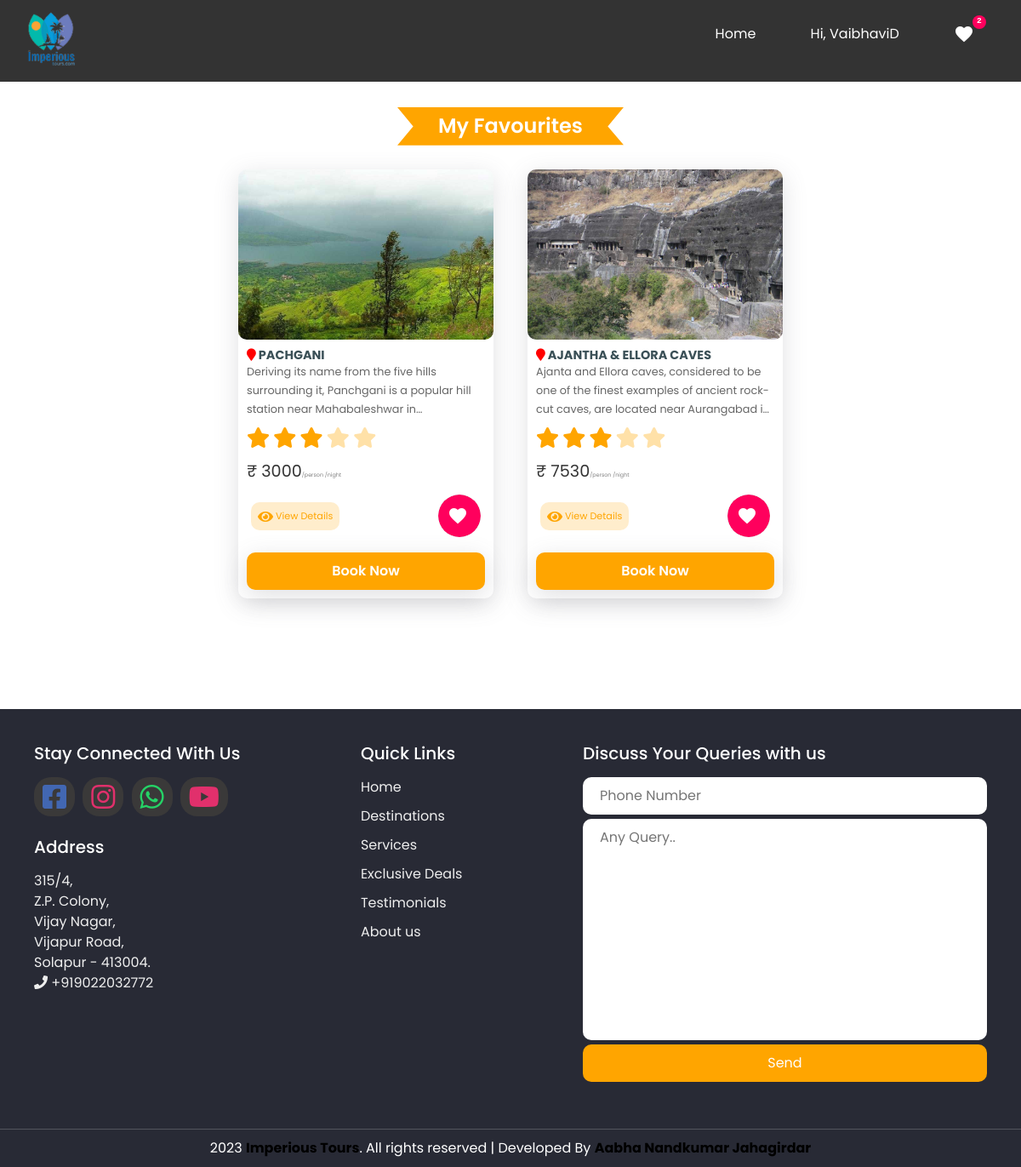
Screenshot of /templates/favourites (signed in) with the database file from the repository.
### tables this page shows
CREATE TABLE `user` (
  `id` int(11) NOT NULL,
  `name` varchar(255) NOT NULL,
  `email` varchar(100) NOT NULL,
  `mobile` varchar(255) NOT NULL,
  `address` varchar(255) NOT NULL,
  `profile` varchar(255) NOT NULL
);

CREATE TABLE `package` (
  `id` int(11) NOT NULL,
  `packageName` varchar(255) NOT NULL,
  `packageDesc` varchar(255) NOT NULL,
  `packagePrice` int(11) NOT NULL,
  `discount` float NOT NULL,
  `disType` varchar(10) NOT NULL,
  `packageType` int(11) NOT NULL,
  `packagePhoto` varchar(255) NOT NULL
);

### templates/include/functions.inc.php (called while the page is built, shortened)
    <?php
function getUserFav(){
    global $con;
    $arr=array();
    $uid=$_SESSION['CURRENT_USER_ID'];
    $res=mysqli_query($con,"select * from favourites where userId='$uid' ");
    while ($row=mysqli_fetch_assoc($res) ) {
        $arr[]=$row;
    }
    return $arr;
}
function getFavourites(){
    $fav_array=array();
if(isset($_SESSION['CURRENT_USER_ID'])){
  $getUserFav=getUserFav();
  foreach ($getUserFav as $key => $value) {
   $fav_array[]= array(
        'pckgId'=>$value['pckgId']
      );
  }
}
else{
  if (isset($_SESSION['favourites']) && count($_SESSION['favourites'])>0) {
    $fav_array=$_SESSION['favourites'];
  }
}
return $fav_array;
}
function getCurrentUserName(){
     global $con;
    $uid=$_SESSION['CURRENT_USER_ID'];
    $getname=mysqli_fetch_assoc(mysqli_query($con,"select * from user where id ='$uid' "));
    $name=$getname['name'];
    return $name;
}
?>

### templates/favourites.php (the view, shortened to what this page needs)
  <?php
        include 'user_header.php';
        $active='add';
    ?>
<div class="container-fluid mt-5 pt-5" >
    <section class="packages" id="packages">
<h1 class="heading">
  <span class="bullet">My Favourites</span>
</h1>
<div class="box-container">
  <?php
      foreach ($favArray as $key => $value) {
        $pckgId=$value['pckgId'];
            $packages=mysqli_query($con,"select * from package where id='$pckgId' ");
             if(mysqli_num_rows($packages)>0){
               while ($pckgRow=mysqli_fetch_assoc($packages)) {
                ?>
          <div class="box">
             <img src="<?php echo SITE_PACKAGE_IMAGE.$pckgRow['packagePhoto'];  ?>" alt="">
              <div class="content">
                  <h4><i id="map" class="fa fa-map-marker"></i> <?php  echo $pckgRow['packageName']; ?> </h4>
                  <p><?php  echo $pckgRow['packageDesc']; ?></p>
                  <div class="stars">
                      <i class="fa fa-star checked"></i>
                      <i class="fa fa-star checked"></i>
                      <i class="fa fa-star checked"></i>
                      <i class="fa fa-star "></i>
                      <i class="fa fa-star "></i>
                  </div>
                  <div class="price">&#8377; <?php  echo $pckgRow['packagePrice']; ?><span style="font-size: .4rem;color:gray;">/person /night</span> </div>
                  <div class="view-like">
                     <a class="view-details" href="<?php echo SITE_PATH.'templates/'; ?>viewDetails/<?php echo $pckgRow['id'];  ?>"><i class="fa fa-eye"></i> View Details</a>
                    <div class="like-wrapper">
                      <a href="javascript:void(0);" data-id="<?php echo $pckgRow['id'] ?> " class="like-button <?php
                        foreach ($favArray as $key => $value) {
                           $pckgId=$value['pckgId'];
                           if($pckgRow['id']==$pckgId){ echo "is-active"; $active='remove'; }
                        }
                        ?>" onclick="manageFav('<?php echo $pckgRow['id']; ?>','<?php echo $active; ?>')" >
                        <i class="material-icons is-liked bouncy">favorite</i>
                        <span class="like-overlay"></span>
                      </a>
                  </div>
                  </div>
                  <?php
                      if(isset($_SESSION['CURRENT_USER_ID'])){
                  ?>
                  <a href="<?php echo SITE_PATH.'templates/'; ?>bookTour/<?php echo $pckgRow['id'];  ?>"><button class="book-btn">Book Now</button></a>
                  <?php
                    }
                    else{
                      ?>
                       <a href="<?php echo SITE_PATH.'templates/'?>login"><button class="book-btn">Book Now</button></a>
                      <?php
                    }
                  ?>
              </div>
          </div>
          <?php
              }
            }
          }
           ?>
</div>
</section>
</div>
      <?php
        include 'user_footer.php';
    ?>

### templates/user_header.php (shortened to what this page needs)
<?php
include 'include/database.inc.php';
include 'include/functions.inc.php';
$favArray=getFavourites();
$fav_count=count($favArray);
?>
<!DOCTYPE html PUBLIC "-//W3C//DTD HTML 4.01 Transitional//EN" "http://www.w3.org/TR/html4/loose.dtd">
<html lang="en">
   <head>
      <link rel="stylesheet" href="<?php echo SITE_PATH; ?>asset/css_user/home-css.css"/>
      <link rel="stylesheet" href="https://cdnjs.cloudflare.com/ajax/libs/font-awesome/4.7.0/css/font-awesome.min.css">
      <link rel="stylesheet" href="https://cdnjs.cloudflare.com/ajax/libs/normalize/5.0.0/normalize.min.css">
      <link rel='stylesheet' href='https://cdnjs.cloudflare.com/ajax/libs/Swiper/4.3.3/css/swiper.css'>
      <link rel="stylesheet" href="<?php echo SITE_PATH; ?>asset/css_user/style.css">
      <link rel="stylesheet" href="<?php echo SITE_PATH; ?>asset/css_user/destination-details-css.css"/>
      <link rel="stylesheet" href="<?php echo SITE_PATH; ?>asset/css_user/home-css.css"/>
      <link rel="stylesheet" href="https://cdnjs.cloudflare.com/ajax/libs/font-awesome/4.7.0/css/font-awesome.min.css">
      <link rel="stylesheet" href="https://unpkg.com/aos@next/dist/aos.css" />
      <link rel="stylesheet" href="https://cdnjs.cloudflare.com/ajax/libs/font-awesome/4.7.0/css/font-awesome.min.css">
      <link rel="stylesheet" href="<?php echo SITE_PATH; ?>asset/bootstrap.min.css">
      <link rel="stylesheet" href="https://unpkg.com/swiper/swiper-bundle.min.css" />
      <link rel="stylesheet" href="https://cdnjs.cloudflare.com/ajax/libs/font-awesome/5.15.3/css/all.min.css">
      <link rel='stylesheet' href='https://cdnjs.cloudflare.com/ajax/libs/OwlCarousel2/2.1.1/assets/owl.carousel.min.css'>
      <link rel='stylesheet' href='https://themes.audemedia.com/html/goodgrowth/css/owl.theme.default.min.css'>
      <link rel="stylesheet" href="<?php echo SITE_PATH; ?>asset/css_user/home-css.css">
   </head>
   <body>
      <nav class="navbar">
         <div class="logo">
            <a href="<?php echo SITE_PATH; ?>"><img src="<?php echo SITE_PATH; ?>asset/logo/apple-touch-icon.png"></a>
         </div>
         <ul class="nav-menu">
            <li class="nav-item"><a href="<?php echo SITE_PATH; ?>">Home</a></li>
            <li class="nav-item"><a href="<?php if(isset($_SESSION['CURRENT_USER_ID'])){
               echo SITE_PATH."templates/user_panel/profile";
               }else{
               echo SITE_PATH."templates/login";
               } ?>">
               <?php if(isset($_SESSION['CURRENT_USER_ID']))
                  { ?>Hi, <?php echo getCurrentUserName(); }
                  else{
                    ?>
               <i class="material-icons">person</i>
               <?php
                  }
                  ?>
               </a>
            </li>
            <li class="nav-item" >
              <a  href="<?php echo SITE_PATH; ?>templates/favourites">    <i class="material-icons is-liked bouncy">favorite
                <span id="favItems" class="count"><?php echo $fav_count; ?></span></i>
              </a>
              </li>
         </ul>
      </nav>

### templates/user_footer.php (shortened to what this page needs)
<footer class="footer">
  <div class="box-container">
    <div class="box">
      <h5 class="fooLabel">Stay Connected With Us</h5>
      <?php
        $adminSocial=mysqli_fetch_assoc(mysqli_query($con,"select * from admin"));
        $fb="";
        $insta="";
        $whatsapp="";
        $phone="";
        if($adminSocial>0){
          $phone=$adminSocial['phone'];
          $fb=$adminSocial['fb'];
          $insta=$adminSocial['insta'];
          $whatsapp=$adminSocial['whatsapp'];
          $youtube=$adminSocial['youtube'];
        }
      ?>
      <a href="<?php echo $fb;  ?>" target="_blank" class="d-inline">
      <i id="s-icon" class="fab fa-facebook-square" style="color:#4267B2"></i> </a>
      <a href="<?php echo $insta;  ?>" target="_blank" class="d-inline">
        <i  id="s-icon" class="fab fa-instagram" style="color:#e1306c"></i>
      </a>
      <a href="https://wa.me/+91<?php echo $whatsapp;  ?>" target="_blank" class="d-inline">
        <i  id="s-icon" class="fab fa-whatsapp"  style="color:#25D366"></i>
      </a>
      <a href="<?php echo $youtube;  ?>" target="_blank" class="d-inline">
        <i  id="s-icon" class="fab fa-youtube" style="color:#e1306c"></i>
      </a>
      <br><br>
      <h5 class="fooLabel">Address</h5>
      <p class="address">
        315/4,<br>Z.P. Colony,<br> Vijay Nagar,<br>Vijapur Road,<br>Solapur - 413004.
       <br><i class="fa fa-phone"></i> +91<?php echo $phone;  ?></p>
    </div>
      <div class="box">
        <h5 class="fooLabel">Quick Links</h5>
        <a href="<?php echo SITE_PATH; ?>">Home</a>
        <a href="<?php echo SITE_PATH; ?>#packages">Destinations</a>
        <a href="<?php echo SITE_PATH; ?>#services">Services</a>
        <a href="<?php echo SITE_PATH; ?>#offers">Exclusive Deals</a>
        <a href="<?php echo SITE_PATH; ?>#review">Testimonials</a>
        <a href="<?php echo SITE_PATH; ?>#about">About us</a>
      </div>
      <div class="box">
        <h5 class="fooLabel">Discuss Your Queries with us</h5>
        <form method="POST" action="">
          <input type="text" name="phone" id="phone" placeholder="Phone Number" required>
          <textarea name="query" id="query" cols="30" rows="10" placeholder="Any Query.." required></textarea>
          <button class="query-btn"  type="submit" name="submitQuery">Send</button>
        </form>
        </div>
  </div>
 <p class="credit">
            <script>document.write(new Date().getFullYear());</script> <a href="<?php echo SITE_PATH; ?>" style="text-decoration: none; color: #000;"><b>Imperious Tours</b></a>.
          All rights reserved | Developed By <a target="_blank" style="text-decoration: none; color: #000;"><b> Aabha Nandkumar Jahagirdar </b></a> </p>
</footer>
</body>
</html>

### asset/css_user/destination-details-css.css (style rules this page uses)
* { margin: 0; padding: 0; box-sizing: border-box; }
html { scroll-behavior: smooth; }
body { font-family: Poppins; margin: 0; padding: 0; background-color: #fff; animation: fadeInAnimation ease 3s; }
.material-icons { vertical-align: middle; margin-right: 5px; }

### rows the page displays
user: name "VaibhaviD"
package: packagePhoto (picture), packageName "PACHGANI", packageDesc "Deriving its name from the five hills surrounding it, Panchgani is a popular hill station near Mahabaleshwar…", packagePrice "3000"
package: packagePhoto (picture), packageName "AJANTHA & ELLORA CAVES", packageDesc "Ajanta and Ellora caves, considered to be one of the finest examples of ancient rock-cut caves, are located near Aurangabad…", packagePrice "7530"

### other values shown
$fav_count "2"
$phone "9022032772"
